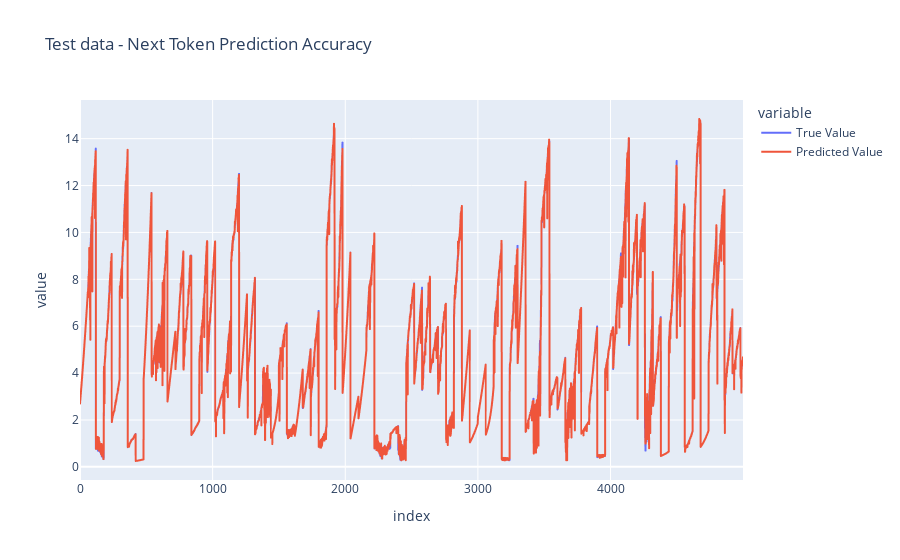

Notebook cell for this chart:
### Markdown cell above
# test model loading from hf

this could be a differnet model than what we train here before pushing code to github

### Code cell
from huggingface_hub import hf_hub_download
file_path = hf_hub_download(
    repo_id="smasadzadeh/degradation-transformer",
    filename="degradation_transformer_model.safetensors"
)

config_file_path = hf_hub_download(
    repo_id="smasadzadeh/degradation-transformer",
    filename="degradation_transformer_model_config.json"
)



model_params = json.load(open(config_file_path, "rb"))
# import DegradationTransformer class from utils_file_path

model2 = DegradationTransformer(vocab_size=model_params['vocab_size'], 
                                context_window=model_params['context_window'], 
                               embedding_dim=model_params['embedding_dim'], 
                               num_heads=model_params['num_heads'],
                                 num_blocks=model_params['num_blocks'])
load_model(model2, file_path)


learner2 = Learner(model2, optim=None, loss_func=None, 
                  train_loader=None, test_loader=None, cbs=[])

y_predict = learner2.predict(x_batch, num_periods=1)[:, -1]



df=pd.DataFrame([y_batch, y_predict]).T
df.columns = ['True Value', 'Predicted Value']
fig = px.line(df, labels={ 'x':['Predicted Value','Predicted Value']}, title='Test data - Next Token Prediction Accuracy')
fig.show()

### Figure 1 — Plotly figure (JSON) as saved in the notebook; plotly's stock layout.template omitted (floating-point values rounded to 4 significant figures; data arrays with more than 128 entries replaced by an {"elided": "..."} marker saying what was removed)
{"data": [{"hovertemplate": "variable=True Value<br>index=%{x}<br>value=%{y}<extra></extra>", "legendgroup": "True Value", "line": {"color": "#636efa", "dash": "solid"}, "marker": {"symbol": "circle"}, "mode": "lines", "name": "True Value", "showlegend": true, "type": "scattergl", "x": {"elided": "5000 int values"}, "xaxis": "x", "y": {"elided": "5000 float values"}, "yaxis": "y"}, {"hovertemplate": "variable=Predicted Value<br>index=%{x}<br>value=%{y}<extra></extra>", "legendgroup": "Predicted Value", "line": {"color": "#EF553B", "dash": "solid"}, "marker": {"symbol": "circle"}, "mode": "lines", "name": "Predicted Value", "showlegend": true, "type": "scattergl", "x": {"elided": "5000 int values"}, "xaxis": "x", "y": {"elided": "5000 float values"}, "yaxis": "y"}], "layout": {"legend": {"title": {"text": "variable"}, "tracegroupgap": 0}, "title": {"text": "Test data - Next Token Prediction Accuracy"}, "xaxis": {"anchor": "y", "domain": [0, 1], "title": {"text": "index"}}, "yaxis": {"anchor": "x", "domain": [0, 1], "title": {"text": "value"}}}}
